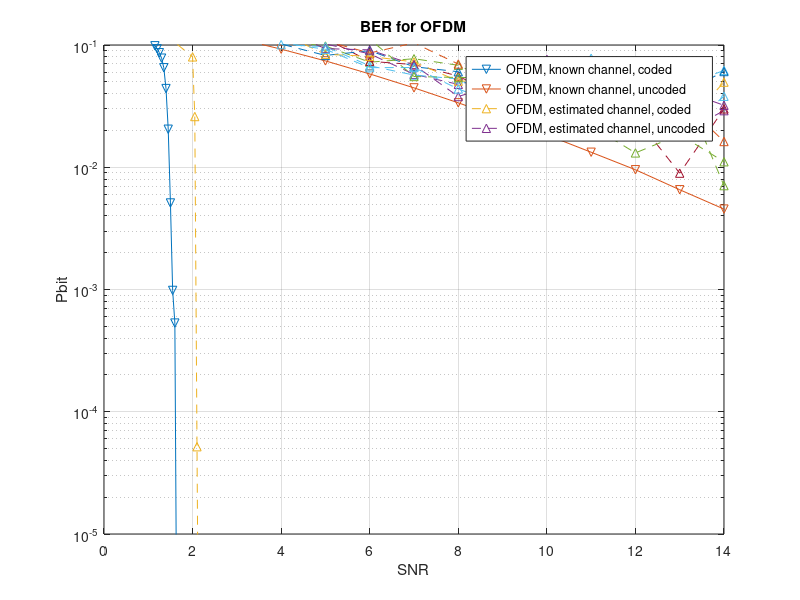
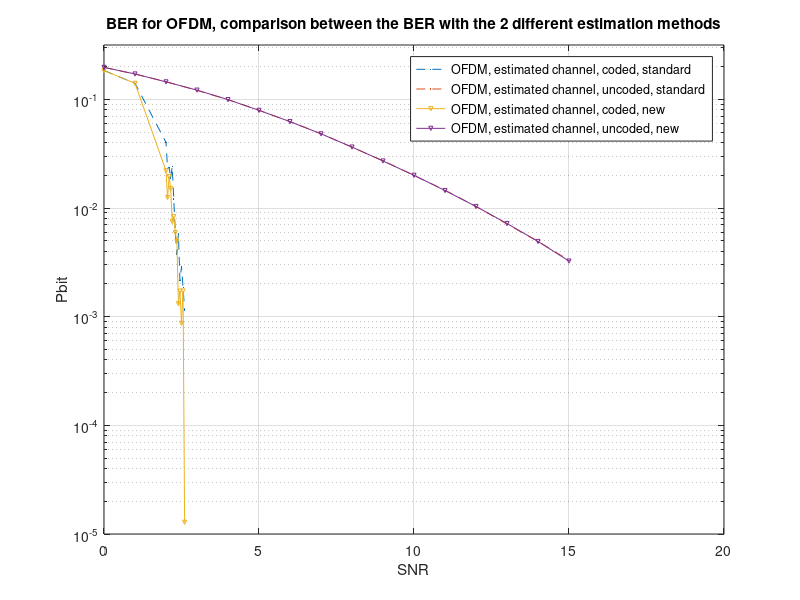
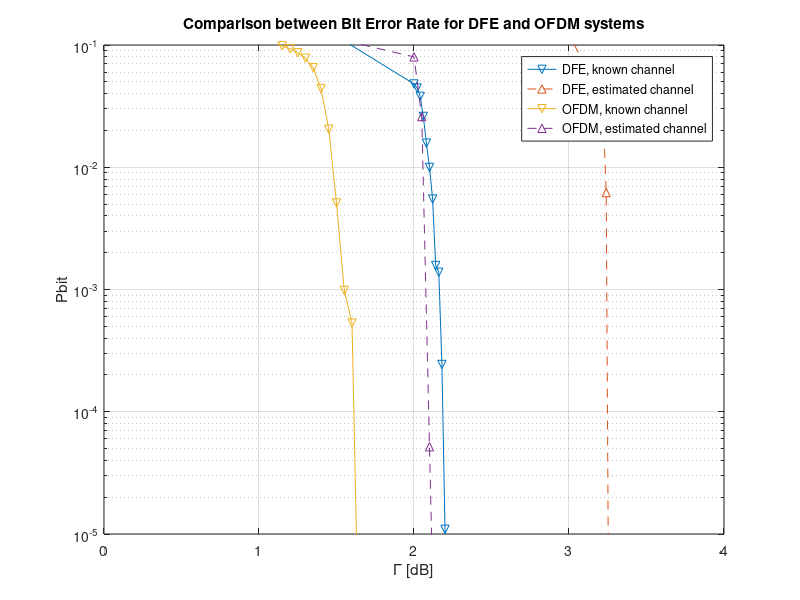

MATLAB code for these plots, in order:
%% OFDM BER
load('OFDM_uncoded_estimated.mat');
load('OFDM_coded_estimated.mat');
load('OFDM_coded_known.mat');
load('OFDM_uncoded_known.mat');

%% Plot
figure,
semilogy(snr_vec_coding_known, BER_coding_known, '-v'), hold on,
semilogy(snr_vec_nocoding_known, BER_nocoding_known, '-v'), hold on,
semilogy(snr_vec_coding_estimated, BER_coding_estimated, '--^'), hold on,
semilogy(snr_vec_nocoding_estimated, BER_nocoding_estimated, '--^')
legend('OFDM, known channel, coded', 'OFDM, known channel, uncoded', ...
    'OFDM, estimated channel, coded', 'OFDM, estimated channel, uncoded')
xlabel('SNR')
ylabel('Pbit')
ylim([10^-5, 10^-1])
xlim([0, 14])
grid on
title('BER for OFDM')

%% Comparison between channel estimations
load('OFDM_uncoded_estimated_2_long.mat');
load('OFDM_coded_estimated_2_long.mat');
load('OFDM_uncoded_estimated_long.mat');
load('OFDM_coded_estimated_long.mat');


%% Plot
figure,
semilogy(snr_vec_coding_estimated, mean(BER_coding_estimated, 2), '--.', 'MarkerSize', 3), hold on,
semilogy(snr_vec_nocoding_estimated, mean(BER_nocoding_estimated,2), '--.', 'MarkerSize', 3), hold on
semilogy(snr_vec_coding_estimated_2, mean(BER_coding_estimated_2, 2), '-v', 'MarkerSize', 3), hold on,
semilogy(snr_vec_nocoding_estimated_2, mean(BER_nocoding_estimated_2, 2), '-v', 'MarkerSize', 3)
legend('OFDM, estimated channel, coded, standard', 'OFDM, estimated channel, uncoded, standard', ...
    'OFDM, estimated channel, coded, new', 'OFDM, estimated channel, uncoded, new')
xlabel('SNR')
ylabel('Pbit')
ylim([10^-5, 10^-0.5])
grid on
title('BER for OFDM, comparison between the BER with the 2 different estimation methods')

%% Comparison between DFE and OFDM

load('Problem2_estch_coded.mat');
load('Problem2_knownch_coded.mat');
load('OFDM_coded_estimated.mat');
load('OFDM_coded_known.mat');

%% Plot
figure, 
semilogy(snr_vec_knownch_coded, Pbit_knownch_coded, '-v'), hold on
semilogy(snr_vec_estch_coded, Pbit_estch_coded, '--^'), hold on,
semilogy(snr_vec_coding_known, BER_coding_known, '-v'), hold on,
semilogy(snr_vec_coding_estimated, BER_coding_estimated, '--^'), hold on,
xlabel('\Gamma [dB]'), ylabel('Pbit'), grid on
ylim([10^-5, 10^-1])
xlim([0, 4])
legend('DFE, known channel', 'DFE, estimated channel', ...
    'OFDM, known channel', 'OFDM, estimated channel');
title('Comparison between Bit Error Rate for DFE and OFDM systems')
